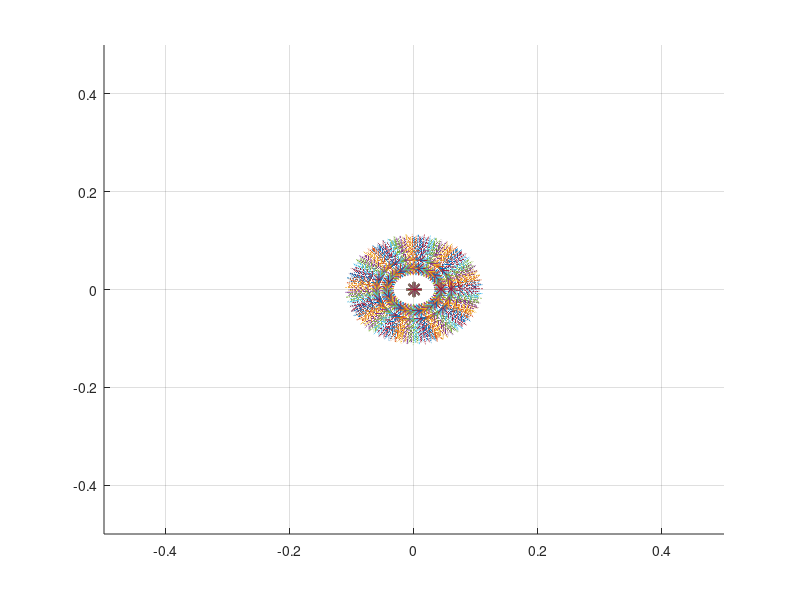

This figure's MATLAB source:
clc
clear all 
close all

counter = 0;

xC = 0.1;
yC = 0.1;

zMax = 0.10;

al = 0.01;

R = zMax;
r = 0;

C = 0;
z = zMax - 0.00001;

figure(1)
hold on;

while(z >= 0)
    r = sqrt(R^2 - z^2)
    CI = (2 * pi * al) / (2*pi*R);
    
    while(C < 2*pi)

        C = C + CI;

        x = r * cos(C);
        y = r * sin(C);

        %x = x + xC;
        %y = y + yC;

        plot3(x, y, z, '*', 'MarkerSize', 10)
        axis([-0.5 0.5 -0.5 0.5, -0.5, 0.5])
        grid on;

        counter = counter + 1;


    end
    C = 0;
    z = z - 0.01
end

counter

hold off;

density = counter;

%Now for a planar surface
depth = 0;

lengthMin = 0;
lengthMax = 2 * pi * R;
heightMin = 0;
heightMax = zMax;

intervalArea = 0;